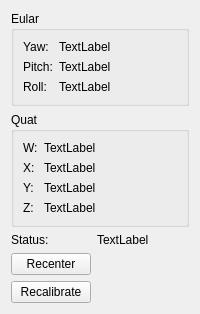
      <widget class="QWidget" name="tab_2">
       <attribute name="title">
        <string>Sensors 2</string>
       </attribute>
       <layout class="QFormLayout" name="formLayout">
        <item row="0" column="0" colspan="2">
         <widget class="QGroupBox" name="groupBox">
          <property name="title">
           <string>Eular</string>
          </property>
          <layout class="QFormLayout" name="formLayout_2">
           <item row="0" column="0">
            <widget class="QLabel" name="label_2">
             <property name="text">
              <string>Yaw:</string>
             </property>
            </widget>
           </item>
           <item row="0" column="1">
            <widget class="QLabel" name="lbl_s2_yaw">
             <property name="text">
              <string>TextLabel</string>
             </property>
            </widget>
           </item>
           <item row="1" column="0">
            <widget class="QLabel" name="label_4">
             <property name="text">
              <string>Pitch:</string>
             </property>
            </widget>
           </item>
           <item row="1" column="1">
            <widget class="QLabel" name="lbl_s2_pitch">
             <property name="text">
              <string>TextLabel</string>
             </property>
            </widget>
           </item>
           <item row="2" column="0">
            <widget class="QLabel" name="label_6">
             <property name="text">
              <string>Roll:</string>
             </property>
            </widget>
           </item>
           <item row="2" column="1">
            <widget class="QLabel" name="lbl_s2_roll">
             <property name="text">
              <string>TextLabel</string>
             </property>
            </widget>
           </item>
          </layout>
         </widget>
        </item>
        <item row="2" column="0">
         <widget class="QLabel" name="label_32">
          <property name="text">
           <string>Status:</string>
          </property>
         </widget>
        </item>
        <item row="2" column="1">
         <widget class="QLabel" name="lbl_s2_status">
          <property name="text">
           <string>TextLabel</string>
          </property>
         </widget>
        </item>
        <item row="3" column="0">
         <widget class="QPushButton" name="btn_recenter">
          <property name="text">
           <string>Recenter</string>
          </property>
         </widget>
        </item>
        <item row="1" column="0" colspan="2">
         <widget class="QGroupBox" name="groupBox_2">
          <property name="title">
           <string>Quat</string>
          </property>
          <layout class="QFormLayout" name="formLayout_3">
           <item row="0" column="0">
            <widget class="QLabel" name="label_18">
             <property name="text">
              <string>W:</string>
             </property>
            </widget>
           </item>
           <item row="0" column="1">
            <widget class="QLabel" name="lbl_s2_qw">
             <property name="text">
              <string>TextLabel</string>
             </property>
            </widget>
           </item>
           <item row="1" column="0">
            <widget class="QLabel" name="label_20">
             <property name="text">
              <string>X:</string>
             </property>
            </widget>
           </item>
           <item row="1" column="1">
            <widget class="QLabel" name="lbl_s2_qx">
             <property name="text">
              <string>TextLabel</string>
             </property>
            </widget>
           </item>
           <item row="2" column="0">
            <widget class="QLabel" name="label_22">
             <property name="text">
              <string>Y:</string>
             </property>
            </widget>
           </item>
           <item row="2" column="1">
            <widget class="QLabel" name="lbl_s2_qy">
             <property name="text">
              <string>TextLabel</string>
             </property>
            </widget>
           </item>
           <item row="3" column="0">
            <widget class="QLabel" name="label_30">
             <property name="text">
              <string>Z:</string>
             </property>
            </widget>
           </item>
           <item row="3" column="1">
            <widget class="QLabel" name="lbl_s2_qz">
             <property name="text">
              <string>TextLabel</string>
             </property>
            </widget>
           </item>
          </layout>
         </widget>
        </item>
        <item row="4" column="0">
         <widget class="QPushButton" name="btn_recalibrate">
          <property name="text">
           <string>Recalibrate</string>
          </property>
         </widget>
        </item>
       </layout>
      </widget>
